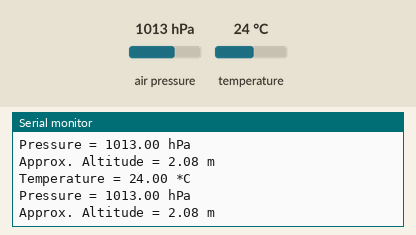
The sketch below on a simulated Arduino Uno, built with avr-gcc and run on an emulated ATmega328P. On the bench: the last lines printed to the serial monitor. The test bench sets the inputs (shaded band); at power-on: air pressure 1013 hPa, temperature 24 °C.

Above: at 1.2 s.
1.3 s: air pressure set to 952 hPa
At 1.87 s:
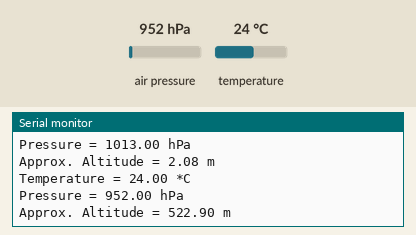
2.8 s: temperature set to 12 °C
At 3.41 s:
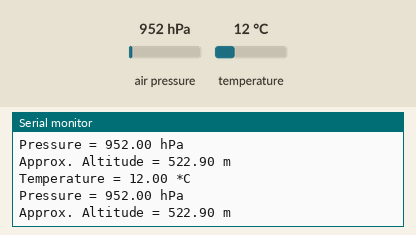
4.3 s: air pressure set to 975 hPa
At 4.96 s:
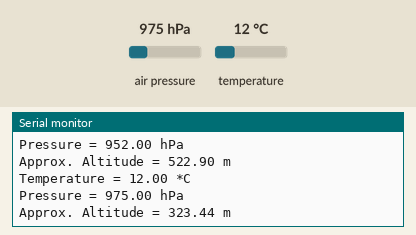
Timing chart, 0 to 7.3 s (numbered marks = the images above; inputs shaded):
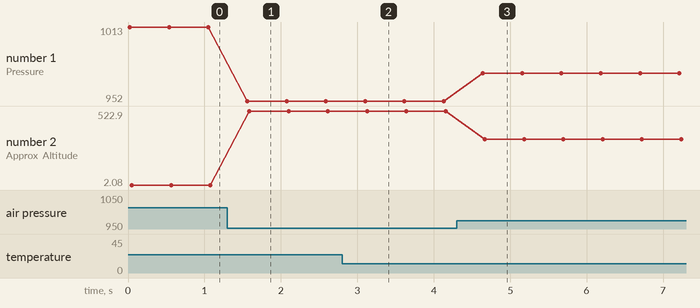

Measured:
- after the input at 1.3 s, the serial monitor: prints a new line after 0.26 s (image 1)
- after the input at 2.8 s, the serial monitor: prints a new line after 0.28 s (image 2)
- after the input at 4.3 s, the serial monitor: prints a new line after 0.34 s (image 3)
- plotted number 1: 1013 → 952 after the input at 1.3 s, 952 → 975 after the input at 4.3 s
- plotted number 2: 2.08 → 522.9 after the input at 1.3 s, 522.9 → 323.44 after the input at 4.3 s

The sketch:

BMP280_I2C.ino
```cpp
#include <Wire.h>
#include <SPI.h>

#include <Adafruit_BMP280.h>

Adafruit_BMP280 bmp; // I2C

void setup() {
  Serial.begin(9600);

  bool status;

  status = bmp.begin(118);

  if (!status) {
    Serial.println("Could not find a valid bmp280 sensor, check wiring!");
    while (1);
  }
}

void loop() {
  Serial.print("Temperature = ");
  Serial.print(bmp.readTemperature());
  Serial.println(" *C");

  Serial.print("Pressure = ");
  Serial.print(bmp.readPressure() / 100.0F);
  Serial.println(" hPa");

  Serial.print("Approx. Altitude = ");
  Serial.print(bmp.readAltitude());
  Serial.println(" m");

  Serial.println();

  delay(500);
}
```
